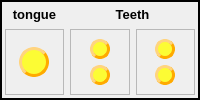
              <widget class="QFrame" name="frame_55">
               <property name="frameShape">
                <enum>QFrame::WinPanel</enum>
               </property>
               <property name="frameShadow">
                <enum>QFrame::Plain</enum>
               </property>
               <layout class="QGridLayout" name="gridLayout_61">
                <property name="leftMargin">
                 <number>3</number>
                </property>
                <property name="topMargin">
                 <number>3</number>
                </property>
                <property name="rightMargin">
                 <number>3</number>
                </property>
                <property name="bottomMargin">
                 <number>3</number>
                </property>
                <item row="1" column="2">
                 <widget class="QFrame" name="frame_57">
                  <property name="frameShape">
                   <enum>QFrame::StyledPanel</enum>
                  </property>
                  <property name="frameShadow">
                   <enum>QFrame::Plain</enum>
                  </property>
                  <layout class="QGridLayout" name="gridLayout_63">
                   <item row="0" column="0">
                    <widget class="QPushButton" name="CTRL_C_teethU">
                     <property name="minimumSize">
                      <size>
                       <width>20</width>
                       <height>20</height>
                      </size>
                     </property>
                     <property name="maximumSize">
                      <size>
                       <width>20</width>
                       <height>20</height>
                      </size>
                     </property>
                     <property name="styleSheet">
                      <string notr="true">QPushButton{
background-color: rgba(255, 255, 0, 200);
border-style: outset;
border-width: 3px;
border-radius: 10px;
border-color: rgb(255, 170, 0);
}
QPushButton:hover{
background-color:rgba(0,0,200,60); 
color: black;}
QPushButton:checked{
background-color: rgba(0,255, 0 ,200);
border-style: inset; }

</string>
                     </property>
                     <property name="text">
                      <string/>
                     </property>
                    </widget>
                   </item>
                   <item row="1" column="0">
                    <widget class="QPushButton" name="CTRL_C_teethD">
                     <property name="minimumSize">
                      <size>
                       <width>20</width>
                       <height>20</height>
                      </size>
                     </property>
                     <property name="maximumSize">
                      <size>
                       <width>20</width>
                       <height>20</height>
                      </size>
                     </property>
                     <property name="styleSheet">
                      <string notr="true">QPushButton{
background-color: rgba(255, 255, 0, 200);
border-style: outset;
border-width: 3px;
border-radius: 10px;
border-color: rgb(255, 170, 0);
}
QPushButton:hover{
background-color:rgba(0,0,200,60); 
color: black;}
QPushButton:checked{
background-color: rgba(0,255, 0 ,200);
border-style: inset; }

</string>
                     </property>
                     <property name="text">
                      <string/>
                     </property>
                    </widget>
                   </item>
                  </layout>
                 </widget>
                </item>
                <item row="0" column="1" colspan="2">
                 <widget class="QLabel" name="label_28">
                  <property name="maximumSize">
                   <size>
                    <width>16777215</width>
                    <height>20</height>
                   </size>
                  </property>
                  <property name="font">
                   <font>
                    <pointsize>10</pointsize>
                    <weight>75</weight>
                    <bold>true</bold>
                   </font>
                  </property>
                  <property name="text">
                   <string>Teeth</string>
                  </property>
                  <property name="alignment">
                   <set>Qt::AlignCenter</set>
                  </property>
                 </widget>
                </item>
                <item row="1" column="1">
                 <widget class="QFrame" name="frame_56">
                  <property name="frameShape">
                   <enum>QFrame::StyledPanel</enum>
                  </property>
                  <property name="frameShadow">
                   <enum>QFrame::Plain</enum>
                  </property>
                  <layout class="QGridLayout" name="gridLayout_62">
                   <item row="0" column="0">
                    <widget class="QPushButton" name="CTRL_C_teeth_fwdBackU">
                     <property name="minimumSize">
                      <size>
                       <width>20</width>
                       <height>20</height>
                      </size>
                     </property>
                     <property name="maximumSize">
                      <size>
                       <width>20</width>
                       <height>20</height>
                      </size>
                     </property>
                     <property name="styleSheet">
                      <string notr="true">QPushButton{
background-color: rgba(255, 255, 0, 200);
border-style: outset;
border-width: 3px;
border-radius: 10px;
border-color: rgb(255, 170, 0);
}
QPushButton:hover{
background-color:rgba(0,0,200,60); 
color: black;}
QPushButton:checked{
background-color: rgba(0,255, 0 ,200);
border-style: inset; }

</string>
                     </property>
                     <property name="text">
                      <string/>
                     </property>
                    </widget>
                   </item>
                   <item row="1" column="0">
                    <widget class="QPushButton" name="CTRL_C_teeth_fwdBackD">
                     <property name="minimumSize">
                      <size>
                       <width>20</width>
                       <height>20</height>
                      </size>
                     </property>
                     <property name="maximumSize">
                      <size>
                       <width>20</width>
                       <height>20</height>
                      </size>
                     </property>
                     <property name="styleSheet">
                      <string notr="true">QPushButton{
background-color: rgba(255, 255, 0, 200);
border-style: outset;
border-width: 3px;
border-radius: 10px;
border-color: rgb(255, 170, 0);
}
QPushButton:hover{
background-color:rgba(0,0,200,60); 
color: black;}
QPushButton:checked{
background-color: rgba(0,255, 0 ,200);
border-style: inset; }

</string>
                     </property>
                     <property name="text">
                      <string/>
                     </property>
                    </widget>
                   </item>
                  </layout>
                 </widget>
                </item>
                <item row="0" column="0">
                 <widget class="QLabel" name="label_39">
                  <property name="maximumSize">
                   <size>
                    <width>16777215</width>
                    <height>20</height>
                   </size>
                  </property>
                  <property name="font">
                   <font>
                    <pointsize>10</pointsize>
                    <weight>75</weight>
                    <bold>true</bold>
                   </font>
                  </property>
                  <property name="text">
                   <string>tongue</string>
                  </property>
                  <property name="alignment">
                   <set>Qt::AlignCenter</set>
                  </property>
                 </widget>
                </item>
                <item row="1" column="0">
                 <widget class="QFrame" name="frame_67">
                  <property name="frameShape">
                   <enum>QFrame::StyledPanel</enum>
                  </property>
                  <property name="frameShadow">
                   <enum>QFrame::Plain</enum>
                  </property>
                  <layout class="QGridLayout" name="gridLayout_75">
                   <item row="0" column="0">
                    <widget class="QPushButton" name="CTRL_C_tongue_thickThin">
                     <property name="minimumSize">
                      <size>
                       <width>30</width>
                       <height>30</height>
                      </size>
                     </property>
                     <property name="maximumSize">
                      <size>
                       <width>30</width>
                       <height>30</height>
                      </size>
                     </property>
                     <property name="styleSheet">
                      <string notr="true">QPushButton{
background-color: rgba(255, 255, 0, 200);
border-style: outset;
border-width: 3px;
border-radius: 15px;
border-color: rgb(255, 170, 0);
}
QPushButton:hover{
background-color:rgba(0,0,200,60); 
color: black;}
QPushButton:checked{
background-color: rgba(0,255, 0 ,200);
border-style: inset; }

</string>
                     </property>
                     <property name="text">
                      <string/>
                     </property>
                    </widget>
                   </item>
                  </layout>
                 </widget>
                </item>
               </layout>
              </widget>
